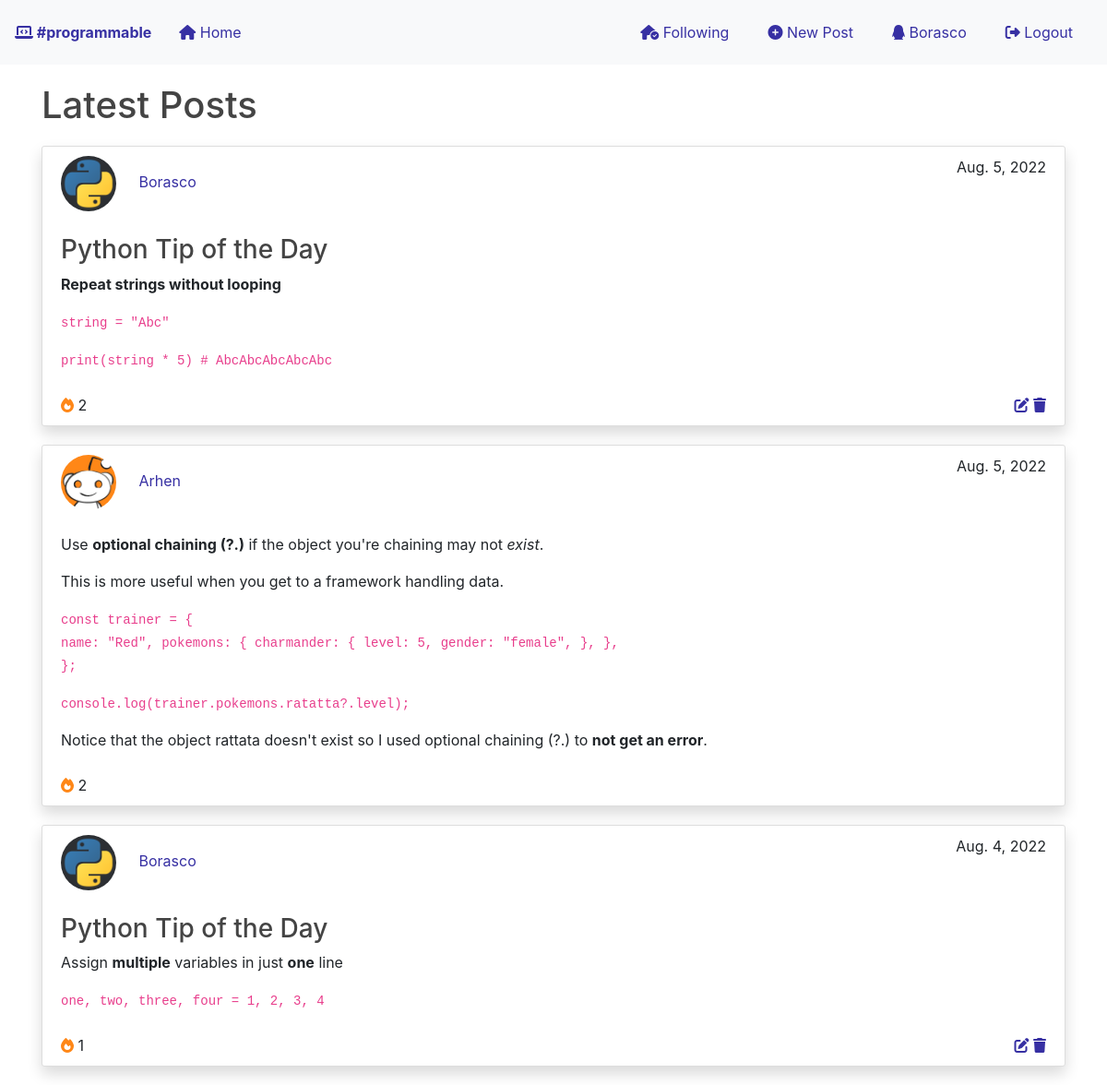
/ (signed in), run on the app's committed database.
### blog/models.py (models this page shows, shortened)
class Post(models.Model):
    user = models.ForeignKey(User, on_delete=models.CASCADE)
    username = models.TextField(default="Err")
    content = models.TextField()
    date_published = models.DateField(default=timezone.now)
    likes = models.ManyToManyField(User, related_name="posts")
    def total_likes(self):
        return self.likes.count()

### users/models.py (models this page shows, shortened)
class Profile(models.Model):
    user = models.OneToOneField(User, on_delete=models.CASCADE, default=None)
    image = models.ImageField(default="default.jpg", upload_to="profile_pics")
    interest = models.TextField(default="NO INFO", blank=True)
    age = models.IntegerField(default="0")
    programmingLanguage = models.TextField(default="NO INFO",
                                           blank=True,
                                           null=True,
                                           choices=[('Python', 'Python'),
                                                    ('Java', 'Java'),
                                                    ('Visual Basic',
                                                     'Visual Basic')])
    followers = models.ManyToManyField(User, related_name="followers")

### blog/views.py (the view)
# urls.py: path('', views.home, name='blog-home'),
def home(request):
    posts = Post.objects.all().order_by('-id')
    liked_posts = []
    for post in range(len(posts)):
        if request.user in posts[post].likes.all():
            liked_posts.append(post + 1)
    context = {
        'posts': posts,
        'liked_posts': liked_posts,
    }
    return render(request, 'blog/home.html', context)

### blog/templatetags/post_extras.py (called while the page is built)
@register.filter
def convert_markdown(value):
    return markdown.markdown(value)

### templates/blog/home.html (shortened to what this page needs)
{% extends "base.html" %}
{% block content %}
<h1 style="margin: 20px 0px;">Latest Posts</h1>
    {% for post in posts %}
        {% include "blog/post.html" with post=post count=forloop.counter liked_posts=liked_posts%}
    {% endfor %}
{% endblock content %}

### templates/base.html (shortened to what this page needs)
{% load static %}
<!DOCTYPE html>
<html lang="en">
  <head>
    <link
      rel="stylesheet"
      href="https://stackpath.bootstrapcdn.com/bootstrap/4.3.1/css/bootstrap.min.css"
    />
    <link
      rel="stylesheet"
      href="https://use.fontawesome.com/releases/v6.1.2/css/all.css"
    />
    <link rel="stylesheet" href="{% static 'main-min.css' %}" />
  </head>
  <body>
    <nav class="navbar navbar-expand-lg navbar-light bg-light">
      <a class="font-weight-bold color-a" href="{% url 'blog-home' %}"
        ><i class="fa-solid fa-laptop-code"></i> #programmable</a
      >
      <div class="collapse navbar-collapse" id="navbarSupportedContent">
        <ul class="navbar-nav mr-auto" style="margin-left: 15px">
          <li class="nav-item active">
            <a class="color-a" href="{% url 'blog-home' %}"
              ><i class="fas fa-home" style="margin-left: 15px"></i> Home
              <span class="sr-only">(current)</span></a
            >
          </li>
        </ul>
        {% if user.is_authenticated %}
        <a class="btn m-2 color-a" href="{% url 'following' %}"
          ><i
            class="fa-solid fa-house-circle-check"
          ></i>
          Following</a
        >
        <a href="{% url 'new-post' %}" class="btn m-2 color-a"
          ><i class="fas fa-circle-plus"></i> New Post</a
        >
        <a href="{% url 'profile' user.username %} " class="btn m-2 color-a"
          ><i class="fa-brands fa-qq"></i> {{ user.username }}
        </a>
        <a href="{% url 'logout' %} " class="btn m-2 color-a"
          ><i class="fas fa-sign-out-alt"></i> Logout</a
        >
        {% endif %}
      </div>
    </nav>
    <div class="container my-bg">
       {% block content %} {% endblock %}
    </div>
  </body>
</html>

### templates/blog/post.html (shortened to what this page needs)
{% load post_extras %}
<div class="mt-3">
    <article class="media content-section shadow ">
        <div class="media-body">
            <div class="profile">
                <div class="row">
                    <div class="col">
                        <img class="rounded-circle account-img" src="{{ post.user.profile.image.url }}" style="width: 60px;height: auto;" alt="profile picture"/>
                        <a href="{% url 'profile' post.user %}" style="text-decoration: none;" class="color-a">{{ post.user }}</a>
                    </div>
                    <div class="col"><div class="post-date">{{ post.date_published }}</div></div>
                </div>
            </div>
            <div class="post-content">{{ post.content|convert_markdown|safe }}</div>
            <div class="row">
                <div class="col">
                    {% if count in liked_posts %}
                        <form action={% url 'unlike-post' post.pk %} method="POST">
                            <button type="submit", name="post-id", value="{{ post.id }}" class="like-button liked"><i class="fa-solid fa-fire"></i>
                            </button>
                            {{ post.total_likes }}
                        </form>
                    {% endif %}
                </div>
                <div class="col" style="text-align: end">
                    {% if post.user == user %}
                        <a href={% url 'edit-post' post.id%}><i class="fa-solid fa-pen-to-square color-a"></i></a>
                        <a href={% url 'delete-post' post.id%}><i class="fa-solid fa-trash color-a"></i></a>
                    {% endif %}
                </div>
            </div>
        </div>
    </article>
</div>

### static/main-min.css (style rules this page uses)
:root { --input-border:#8b8a8b;--input-focus-h:245;--input-focus-s:100%;--input-focus-l:42%; }
h1,h2,h3,h4,h5,h6 { color:#444444; }
.content-section { background:#ffffff;padding:10px 20px;border:1px solid #dddddd;border-radius:3px;margin-bottom:20px; }
.account-img { height:125px;width:125px;margin-right:20px;margin-bottom:16px; }
.post-date { text-align:end; }
.post-content { margin-top:25px;margin-bottom:25px; }
.like-button { padding:0;border:none;background:none;-webkit-transition:all .5s ease;-o-transition:all .5s ease;transition:all .5s ease; }
.liked { color:#ff8717; }
.color-a { color:#3730a3;-webkit-transition:all .5s ease;-o-transition:all .5s ease;transition:all .5s ease; }
.account-img { margin-bottom:0!important; }
.content-section { margin-top:20px!important; }

### data on the page
Post: user.profile.image (picture), user "Borasco", date_published "Aug. 5, 2022", content|convert_markdown "Python Tip of the Day Repeat strings without looping string = \"Abc\" print(string * 5) # AbcAbcAbcAbcAbc", total_likes "2"
Post: user.profile.image (placeholder picture), user "Arhen", date_published "Aug. 5, 2022", content|convert_markdown "Use optional chaining (?.) if the object you're chaining may not exist . This is more useful when you get to a framework handling data. const trainer = { name: \"Red\", pokemons: { charmander: { level: 5, gender: \"female\", }, }, }; console.log(trainer.pokemons.ratatta?.level); Notice that the object rattata doesn't exist so I used optional chaining (?.) to not get an error .", total_likes "2"
Post: user.profile.image (picture), user "Borasco", date_published "Aug. 4, 2022", content|convert_markdown "Python Tip of the Day Assign multiple variables in just one line one, two, three, four = 1, 2, 3, 4", total_likes "1"

### other printed values
{{ user.username }} "Borasco"
